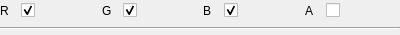
<?xml version="1.0" encoding="UTF-8"?>
<ui version="4.0">
 <class>ChannelSelectEntity</class>
 <widget class="QWidget" name="ChannelSelectEntity">
  <property name="geometry">
   <rect>
    <x>0</x>
    <y>0</y>
    <width>400</width>
    <height>35</height>
   </rect>
  </property>
  <property name="maximumSize">
   <size>
    <width>16777215</width>
    <height>35</height>
   </size>
  </property>
  <property name="windowTitle">
   <string>Form</string>
  </property>
  <layout class="QVBoxLayout" name="verticalLayout">
   <property name="leftMargin">
    <number>0</number>
   </property>
   <property name="topMargin">
    <number>0</number>
   </property>
   <property name="rightMargin">
    <number>0</number>
   </property>
   <property name="bottomMargin">
    <number>0</number>
   </property>
   <item>
    <layout class="QHBoxLayout" name="horizontalLayout">
     <item>
      <widget class="QLabel" name="label">
       <property name="maximumSize">
        <size>
         <width>15</width>
         <height>16777215</height>
        </size>
       </property>
       <property name="text">
        <string>R</string>
       </property>
      </widget>
     </item>
     <item>
      <widget class="QCheckBox" name="redBox">
       <property name="text">
        <string/>
       </property>
       <property name="checked">
        <bool>true</bool>
       </property>
      </widget>
     </item>
     <item>
      <widget class="QLabel" name="label_2">
       <property name="maximumSize">
        <size>
         <width>15</width>
         <height>16777215</height>
        </size>
       </property>
       <property name="text">
        <string>G</string>
       </property>
      </widget>
     </item>
     <item>
      <widget class="QCheckBox" name="greenBox">
       <property name="text">
        <string/>
       </property>
       <property name="checked">
        <bool>true</bool>
       </property>
      </widget>
     </item>
     <item>
      <widget class="QLabel" name="label_3">
       <property name="maximumSize">
        <size>
         <width>15</width>
         <height>16777215</height>
        </size>
       </property>
       <property name="text">
        <string>B</string>
       </property>
      </widget>
     </item>
     <item>
      <widget class="QCheckBox" name="blueBox">
       <property name="text">
        <string/>
       </property>
       <property name="checked">
        <bool>true</bool>
       </property>
      </widget>
     </item>
     <item>
      <widget class="QLabel" name="label_4">
       <property name="maximumSize">
        <size>
         <width>15</width>
         <height>16777215</height>
        </size>
       </property>
       <property name="text">
        <string>A</string>
       </property>
      </widget>
     </item>
     <item>
      <widget class="QCheckBox" name="alphaBox">
       <property name="text">
        <string/>
       </property>
      </widget>
     </item>
    </layout>
   </item>
   <item>
    <widget class="Line" name="line">
     <property name="orientation">
      <enum>Qt::Horizontal</enum>
     </property>
    </widget>
   </item>
  </layout>
 </widget>
 <resources/>
 <connections/>
</ui>
